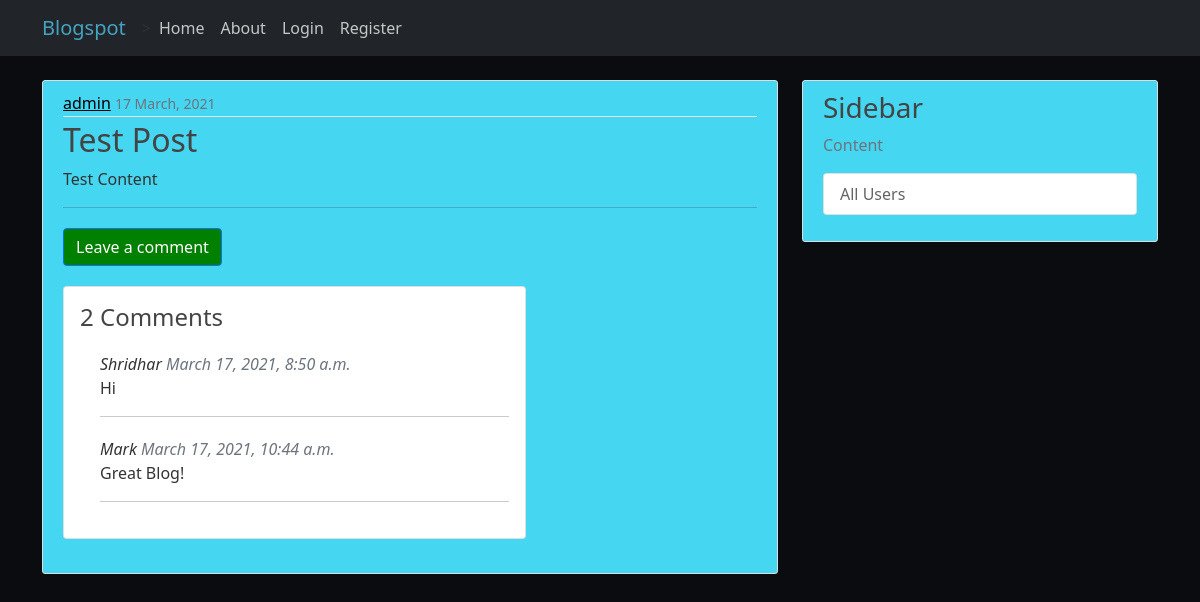
/post/1/, run on an earlier commit of the app's database.
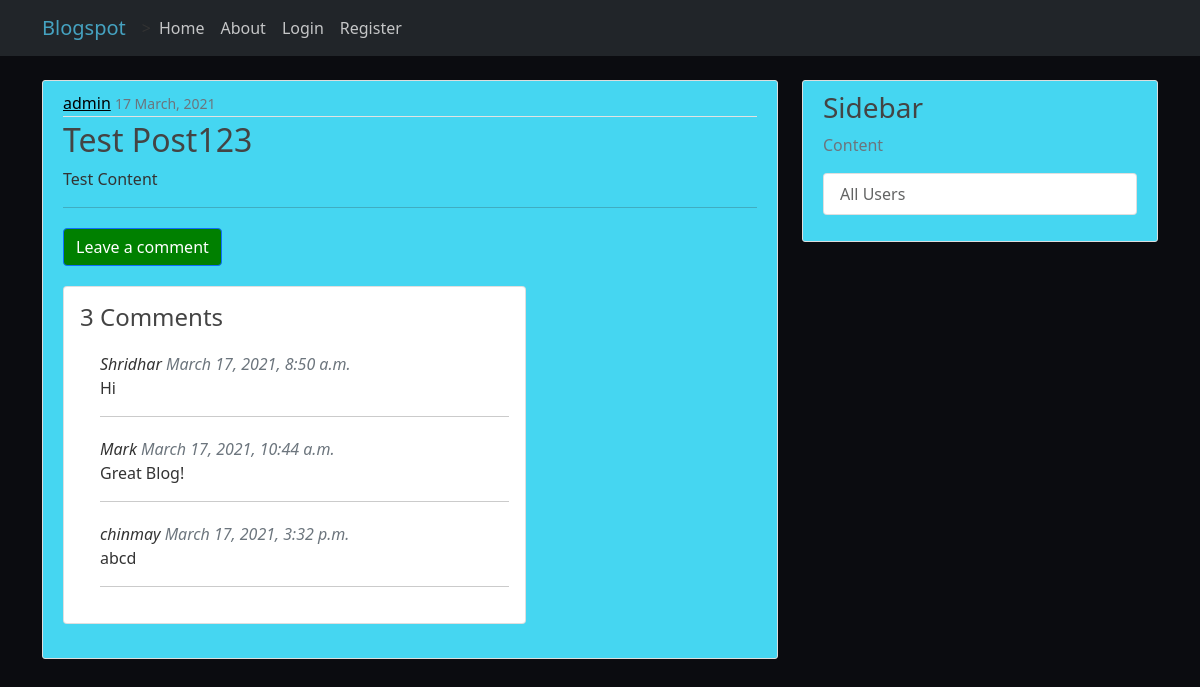
And on a later commit of the database.
### blog/models.py (models this page shows, shortened)
class Post(models.Model):
    title = models.CharField(max_length=100, unique=True)
    content = models.TextField()
    date_posted = models.DateTimeField(auto_now=True)
    author = models.ForeignKey(User, on_delete=models.CASCADE, null=True)

class Comment(models.Model):
    post = models.ForeignKey('blog.Post', on_delete=models.CASCADE, related_name='comments')
    Name = models.CharField(max_length=200)
    Email = models.EmailField()
    Body = models.TextField()
    created_date = models.DateTimeField(default=timezone.now)
    approved_comment = models.BooleanField(default=False)

### blog/views.py (the view)
# urls.py: path('post/<int:pk>/', PostDetailView.as_view(), name='post-detail'),
class PostDetailView(DetailView):
    model = Post

### blog/templates/blog/post_detail.html (shortened to what this page needs)
{% extends "blog/base.html" %}
    {% block content %}
        <article style="background:#45d6f1;"class="media content-section">
        <div class="media-body">
            <div class="article-metadata">
                <a style="color:black;"class="mr-2" href="#">{{ object.author }}</a>
                <small class="text-muted">{{ object.date_posted|date:"d F, Y"}}</small>
            </div>
            <h2 class="article-title">{{ object.title }}</h2>
            <p class="article-content">{{ object.content }}</p>
            <hr>
            <dev>
            <a style="background:green;"class="btn btn-primary ben-sm mt-1 mb-1" href="{% url 'add_comment_to_post' pk=post.pk %}">Leave a comment</a>
            </dev>
            <div class="col-md-8 card mb-4 mt-3 ">
                <div class="card-body">
                    {% with post.comments.count as total_comments %}
                    <h4>{{ total_comments }} Comments</h4>
                        {% endwith %} {% for comment in post.comments.all %}
                        <div class="comment" style="padding" 10px;">
                            <em class="font-weight-bolder">
                                {{ comment.Name }}
                            <span class="text-muted font-weight-normal">{{ comment.created_date }}</span>
                            </em>
                            <br>
                            <blockquote>{{ comment.Body | linebreaks }}</blockquote>
                            <hr>
                        </div>
                    {% empty %}
                        <p>No comments here yet :(</p>
                    {% endfor %}
            </div>
        </div>
        </article>
    {% endblock content %}

What changed in the data, as far as the page shows it:
changed Post "Test Content": title "Test Post" → "Test Post123"
added Comment: Name "chinmay", created_date "March 17, 2021, 3:32 p.m.", Body "abcd"
Also different on the page:
{{ total_comments }}: "2" → "3"
